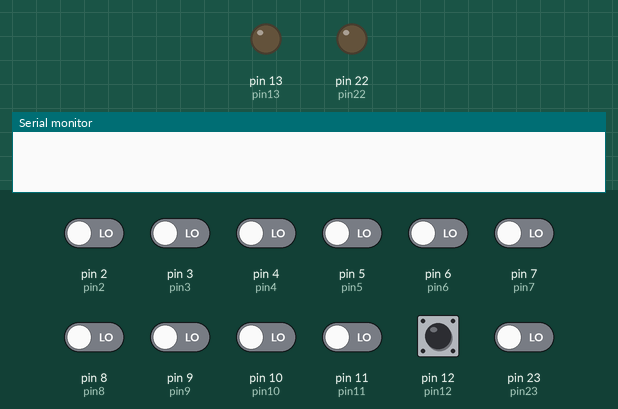
A sketch run on a simulated Arduino Mega 2560, built with avr-gcc and run on an emulated ATmega2560. Shown: output pins drawn as LEDs (lit = HIGH), the last lines printed to the serial monitor. Inputs (shaded band) come from the test bench; at power-on: pin 12 (pin12) HIGH, pin 2 (pin2), pin 3 (pin3), pin 4 (pin4), pin 5 (pin5), pin 6 (pin6), pin 7 (pin7), pin 8 (pin8), pin 9 (pin9), pin 10 (pin10), pin 11 (pin11), pin 23 (pin23) LOW.

Above: at 1.2 s.
1.3 s: pin 23 (pin23) driven HIGH
At 1.8 s:
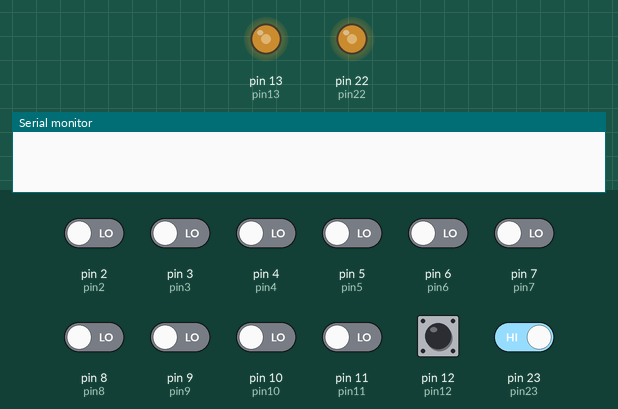
2.8 s: pin 12 (pin12) driven LOW
At 3.7 s:
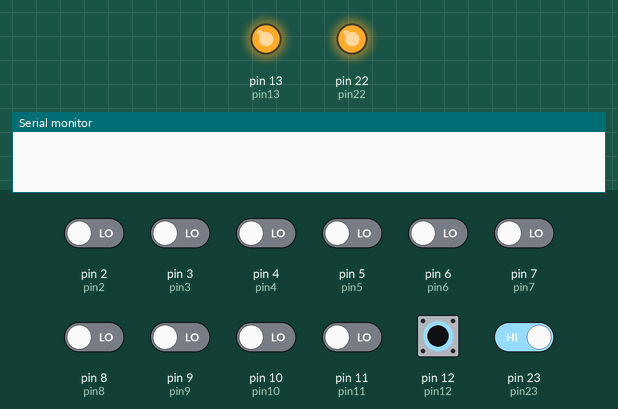
4.3 s: pin 12 (pin12) driven HIGH
At 5.3 s:
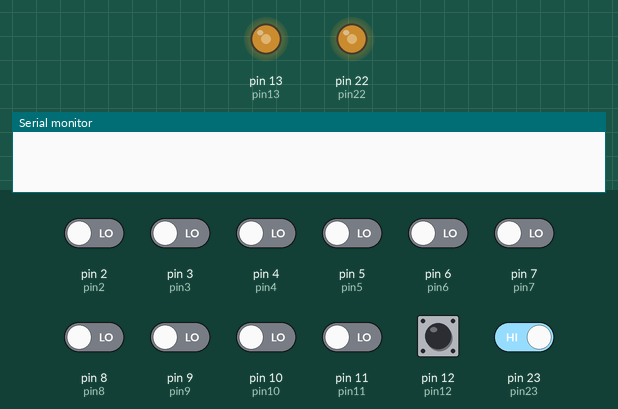
5.8 s: pin 23 (pin23) driven LOW
At 7.0 s:
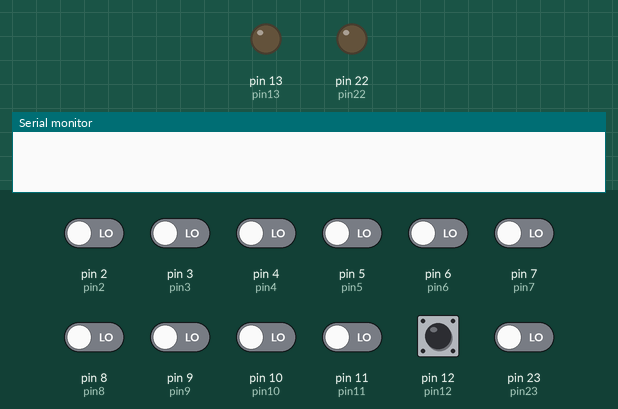
7.3 s: pin 12 (pin12) pulsed LOW 2 times (0.12 s each, 0.3 s apart)
At 7.51 s:
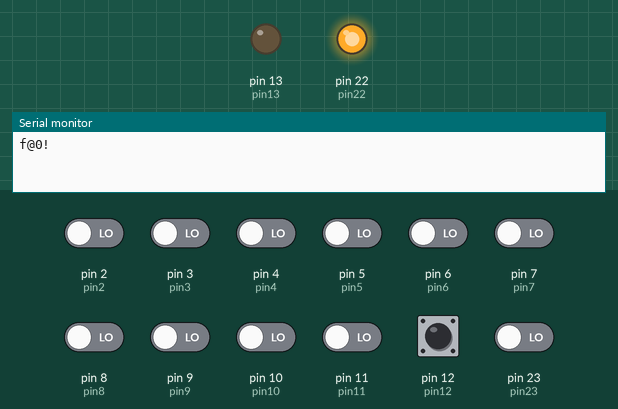
Timing chart, 0 to 10.3 s (numbered marks = the images above; inputs shaded):
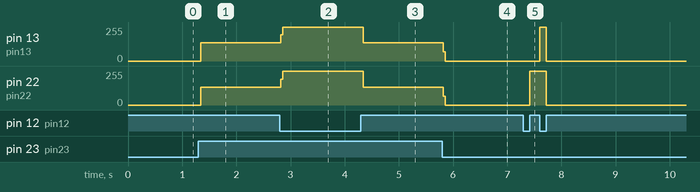

The sketch:

sendData_Talaria.ino
```cpp
/*
 * Author: Jo Jun Yeong
 * Example For sending data to SerialPort
 */

#define BAUD 9600
#define DELAY_TIME 1000

int pin2 = 2;
int pin3 = 3;
int pin4 = 4;
int pin5 = 5;
int pin6 = 6;
int pin7 = 7;
int pin8 = 8;
int pin9 = 9;
int pin10 = 10;
int pin11 = 11;
int pin12 = 12;
int pin13 = 13;
int pin22 = 22;
int pin23 = 23;


int velocity = 0;
int send_count =0;
int reset_complete=0;
byte leds = 0;
unsigned int count=0;

const char* headingway = "";

void setup() {

  pinMode(pin2, INPUT);     // 방향Data 들어오는 첫번째 pin
  pinMode(pin3, INPUT);     // 방향Data 들어오는 두번째 pin
  pinMode(pin4, INPUT);     // 속도Data 들어오는 첫번째 pin
  pinMode(pin5, INPUT);     // 속도 pin
  pinMode(pin6, INPUT);     // 속도 pin
  pinMode(pin7, INPUT);     // 속도 pin
  pinMode(pin8, INPUT);     // 속도 pin
  pinMode(pin9, INPUT);     // 속도 pin
  pinMode(pin10, INPUT);    // 속도 pin
  pinMode(pin11, INPUT);    // 속도Data 들어오는 마지막 pin
  pinMode(pin12, INPUT);    // 속도데이터 다 보냈다는 시그널 pin

  pinMode(pin13, OUTPUT);    //
  pinMode(pin22, OUTPUT);    //
  pinMode(pin23, INPUT);
  Serial.begin(BAUD);


  digitalWrite(pin2, LOW);
  digitalWrite(pin3, LOW);
  digitalWrite(pin4, LOW);
  digitalWrite(pin5, LOW);
  digitalWrite(pin6, LOW);
  digitalWrite(pin7, LOW);
  digitalWrite(pin8, LOW);
  digitalWrite(pin9, LOW);
  digitalWrite(pin10, LOW);
  digitalWrite(pin11, LOW);
  digitalWrite(pin12, LOW);
  digitalWrite(pin13, HIGH);
  digitalWrite(pin23, LOW);


}


void sequence_reset(){
  if(digitalRead(pin23) == HIGH){

    digitalWrite(pin22, HIGH);
    digitalWrite(pin13, HIGH);
    send_count=0;
    reset_complete=1;

  }

}


void loop() {

 sequence_reset();
  if(reset_complete==1){
    reset_complete=0;
    goto re;
  }
 re:
  velocity = 0;
 if(send_count==0 && (digitalRead(pin13) == LOW))   // 버그 방지
 {
  digitalWrite(pin13, HIGH);
  sequence_reset();
  if(reset_complete==1){
    reset_complete=0;
    goto re;
  }
 }
  if(digitalRead(pin12) == LOW)
  {
    sequence_reset();
    if(reset_complete==1){
      reset_complete=0;
      goto re;
    }
    count++;
    if(count%60000==0&&count!=0){       // count==60000 일때 low 출력을 시킨다. 아두이노가 생각보다 연산이 빠르기 때문에 이러한 조치를 내렸다.
 //   Serial.print("digitalRead(pin12) == LOW    count = ");
 //   Serial.println(count);
    }
  }


 if(digitalRead(pin12) == HIGH)  // 12번핀에 데이터가 들어오면 속도함수가 다 전송된거임
  {
    digitalWrite(pin22, LOW);
    if(send_count==0)
    {

      digitalWrite(pin13, LOW);       // 그리고 Green LED를 킨다.
      if(digitalRead(pin12) == HIGH)  //
        {
          while(digitalRead(pin12) == HIGH)    // digitalRead(pin12) == HIGH 가 거짓이 될때까지 while 루프
          {
            sequence_reset();
            if(reset_complete==1){
              reset_complete=0;
              goto re;
            }
            /*
            Serial.print("digitalRead(pin12) = " );
            Serial.println(digitalRead(pin12));

            Serial.print("send_count = ");
            Serial.println(send_count);

            Serial.println("loop");
            */

            digitalRead(pin12);
            if(digitalRead(pin12)==LOW)
              break;
            }
            sequence_reset();
            if(reset_complete==1){
              reset_complete=0;
              goto re;
            }
        }
      //  delay(5000);
      send_count=1;
 //     Serial.println("send_count 0->1");
    }
    else if(send_count==1)
    {
  //     Serial.print("send_count = ");
 //      Serial.println(send_count);

 //      Serial.println("enter else if(send_count==1)");
      /////////////////////// 방향수신코드 시작 /////////////////////////
       // 어차피 디지털 핀 코드를 읽어오는거니까 라즈베리파이에서 모든 정보를 정제해서 인코드 하면 이녀석이 아두이노가 디코드 한다.
       if(digitalRead(pin3) == LOW && digitalRead(pin2) == LOW)
       {
        // 전진방향 전송코드작성 필요
        headingway = "f";
       }
       else if(digitalRead(pin3) == LOW && digitalRead(pin2) == HIGH)
       {
        // 후진방향 전송코드 작성 필요
        headingway = "b";
       }
       else if(digitalRead(pin3) == HIGH && digitalRead(pin2) == LOW)
       {
        // 왼쪽방향 전송코드 작성 필요
        headingway = "l";
       }
       else if(digitalRead(pin3) == HIGH && digitalRead(pin2) == HIGH)
       {
        // 오른쪽방향 전송코드 작성 필요
        headingway = "r";
       }
       /////////////////////// 방향수신코드 끝 /////////////////////////


     /////////////////////// 속도계산코드 시작 /////////////////////////
/*
      Serial.print(digitalRead(pin11));
      Serial.print(digitalRead(pin10));
      Serial.print(digitalRead(pin9));
      Serial.print(digitalRead(pin8));
      Serial.print(digitalRead(pin7));
      Serial.print(digitalRead(pin6));
      Serial.print(digitalRead(pin5));
      Serial.println(digitalRead(pin4));
  */

       if(digitalRead(pin4) == HIGH)    //pin4는 2의 0제곱을 의미한다. HIGH로 왔으면 활성화 시킨것이므로 velocity에 넣는다.
        velocity = velocity + 1;
       if(digitalRead(pin5) == HIGH)    //pin5는 2의 1제곱을 의미한다. HIGH로 왔으면 활성화 시킨것이므로 velocity에 넣는다.
        velocity = velocity + 2;
       if(digitalRead(pin6) == HIGH)    //pin6는 2의 2제곱을 의미한다. HIGH로 왔으면 활성화 시킨것이므로 velocity에 넣는다.
        velocity = velocity + 4;
       if(digitalRead(pin7) == HIGH)    //pin7는 2의 3제곱을 의미한다. HIGH로 왔으면 활성화 시킨것이므로 velocity에 넣는다.
        velocity = velocity + 8;
       if(digitalRead(pin8) == HIGH)    //pin8는 2의 4제곱을 의미한다. HIGH로 왔으면 활성화 시킨것이므로 velocity에 넣는다.
        velocity = velocity + 16;
       if(digitalRead(pin9) == HIGH)    //pin9는 2의 5제곱을 의미한다. HIGH로 왔으면 활성화 시킨것이므로 velocity에 넣는다.
        velocity = velocity + 32;
       if(digitalRead(pin10) == HIGH)    //pin10는 2의 6제곱을 의미한다. HIGH로 왔으면 활성화 시킨것이므로 velocity에 넣는다.
        velocity = velocity + 64;
       if(digitalRead(pin11) == HIGH)    //pin11는 2의 7제곱을 의미한다. HIGH로 왔으면 활성화 시킨것이므로 velocity에 넣는다.
        velocity = velocity + 128;


        Serial.print(headingway);     // 시리얼 포트로 타깃 컴퓨터에 움직이는방향 전송
        Serial.print("@");     // 방향데이터와 속도데이터의 구분을 알리는 기호 전송
        Serial.print(velocity);     // 시리얼 포트로 타깃컴퓨터에 속도 전송
        Serial.print("!");   // 데이터 전송이 끝났음을 알리는 기호 전송
 //       Serial.println("#");
        digitalWrite(pin22, HIGH);       // 그리고 Green LED를 킨다.
       // delay(DELAY_TIME);
       send_count=0;

  //    Serial.println("send_count 1->0");

       while(digitalRead(pin12) == HIGH)    // digitalRead(pin12) == HIGH 가 거짓이 될때까지 while 루프
       {
        digitalRead(pin12);
          if(digitalRead(pin12) == HIGH)
          {
            sequence_reset();
            if(reset_complete==1){
              reset_complete=0;
              goto re;
            }
            digitalRead(pin12);
            count++;
 //           if(count%60000==0&&count!=0){       // count==60000 일때 low 출력을 시킨다. 아두이노가 생각보다 연산이 빠르기 때문에 이러한 조치를 내렸다.
 //           Serial.print("digitalRead(pin12) ==");
 ///           Serial.print(digitalRead(pin12));
  //          Serial.print("          digitalRead(pin12) == HIGH    count = ");
  //          Serial.println(count);
  //          }
          }
      }
      sequence_reset();
      if(reset_complete==1){
        reset_complete=0;
        goto re;
      }
      digitalWrite(pin13, HIGH);       // 그리고 Green LED를 킨다.
 //     Serial.println("pin13 low->high");
    }
        sequence_reset();
        if(reset_complete==1){
          reset_complete=0;
          goto re;
        }
 }
   /////////////////////// 속도계산코드 끝 /////////////////////////

sequence_reset();
if(reset_complete==1){
    reset_complete=0;
    goto re;
  }
//
//digitalWrite(pin13, HIGH);
//delay(5000);
//digitalWrite(pin13, LOW);
//delay(5000);


//////////////////// 이 지점에 이르러서는 속도와 방향까지 전부 다 계산되어있다. //////////////////////////

//  if(velocity!=0)   // 이 말은 loop앞에서 velocity를 0으로 초기화를 해놓았으니 0이 아니라는 것은 속도값이 들어왔다는 것을 의미한다. 그렇기때문에 그 속도와 방향을 Serialport로 전송해야 한다.
//  {
//    Serial.println(velocity);     // 시리얼 포트로 속도 전송
//    Serial.println(headingway);     // 시리얼 포트로 진행방향 전송
//    delay(DELAY_TIME);
//  }


}
```

Measured:
- after the input at 1.3 s, pin 13 (pin13): 0/255 → 137/255 at once; pin 22 (pin22): 0/255 → 134/255 at once
- after the input at 2.8 s, pin 13 (pin13): 137/255 → 255/255 at once; pin 22 (pin22): 134/255 → 255/255 at once
- after the input at 4.3 s, pin 13 (pin13): 255/255 → 137/255 at once; pin 22 (pin22): 255/255 → 134/255 at once
- after the input at 5.8 s, pin 13 (pin13): 137/255 → 0/255 at once; pin 22 (pin22): 134/255 → 0/255 at once
- after the input at 7.3 s, pin 13 (pin13): 0/255 → 255/255 after 0.30 s, → 0/255 0.12 s later; pin 22 (pin22): 0/255 → 255/255 after 0.12 s, → 0/255 0.30 s later
